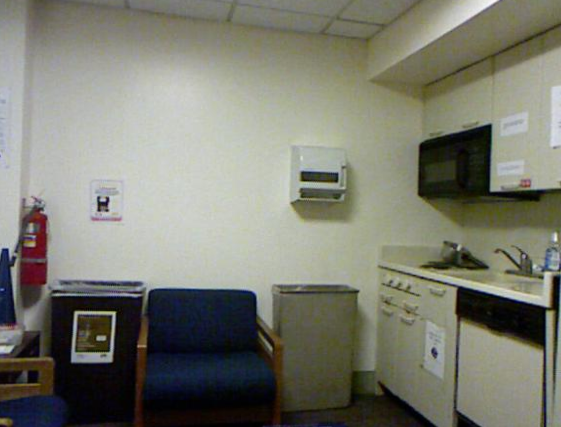
#> input picture Assignment4/0001_rgb.png, 561 x 427 px
$ jupyter execute Task3.ipynb
#> lines starting #> are read from the running program, lines starting #| are printed output that depends on the picture
# Task 3

Group 11: Michael Hüppe, Leon Korkmaz

[cell 1]
import numpy as np
import matplotlib.pyplot as plt
from skimage import io, color, feature, transform
import skimage

[cell 2]
image_path = '0001_rgb.png'
rgb_img = io.imread(image_path)
#> rgb_img is the input picture: shape (427, 561, 3); mean R, G, B 123.3, 123.9, 112.3
plt.imshow(rgb_img)
plt.show()

[cell 3]
label_path = '0001_label.png'
label_img = io.imread(label_path)
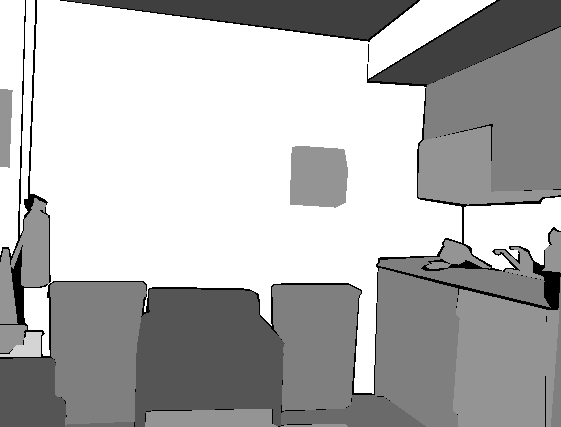
#> input picture Assignment4/0001_label.png, 561 x 427 px
#> label_img is the input picture: shape (427, 561); min 0, max 12, mean 8.45
plt.imshow(label_img)
plt.show()

### Slic Algorithm

[cell 4]
n_segments = 80
compactness = 10
segmentation = skimage.segmentation.slic(rgb_img, n_segments, compactness)
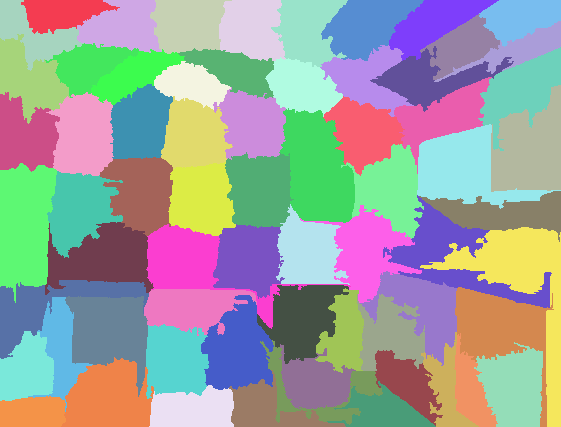
#> segmentation: shape (427, 561) int64; 67 distinct labels, from 1 to 67; one colour per label, 0 black

# Visualize the segmentation
plt.figure(figsize=(10, 5))
plt.subplot(1, 2, 1)
plt.title("Original Image")
plt.imshow(rgb_img)
plt.subplot(1, 2, 2)
plt.title("SLIC Segmentation")
plt.imshow(color.label2rgb(segmentation, rgb_img, kind='avg'))
plt.show()
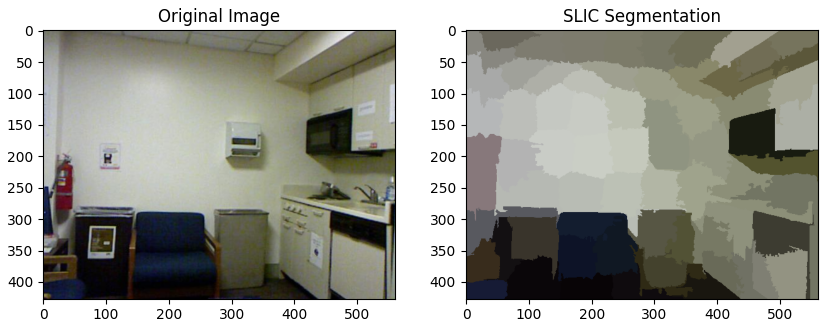
#> figure drawn by matplotlib, 2 panels

[cell 5]
# Step 3: Compute Undersegmentation Error
unique_labels = np.unique(label_img)
#> unique_labels = [0, 3, 4, 5, 6, 7, 10, 12]
unique_labels = unique_labels[unique_labels != 0]  # Exclude unlabeled regions if necessary
#> unique_labels = [3, 4, 5, 6, 7, 10, 12]

errors = []
segment_error = {
    u: [] for u in unique_labels
}
#> segment_error = {3: [], 4: [], 5: [], 6: [], 7: [], 10: [], 12: []}
segment_error["avg"] = []
for n in range(10, 1000, 5):
    segmentation = skimage.segmentation.slic(rgb_img, n, compactness)

    for label in unique_labels:
        gt_mask = (label_img == label)
        overlapping_segments = np.unique(segmentation[gt_mask])
        area_gt = np.sum(gt_mask)

        area_overlap = sum(np.sum(segmentation == seg) for seg in overlapping_segments)
        ue = (area_overlap - area_gt) / area_gt
        errors.append(ue)
        segment_error[label].append(ue)
    # Step 4: Average Undersegmentation Error
    average_ue = np.mean(errors)
    segment_error["avg"].append(average_ue)
    print(f"Average Undersegmentation Error: {average_ue:.4f}")
